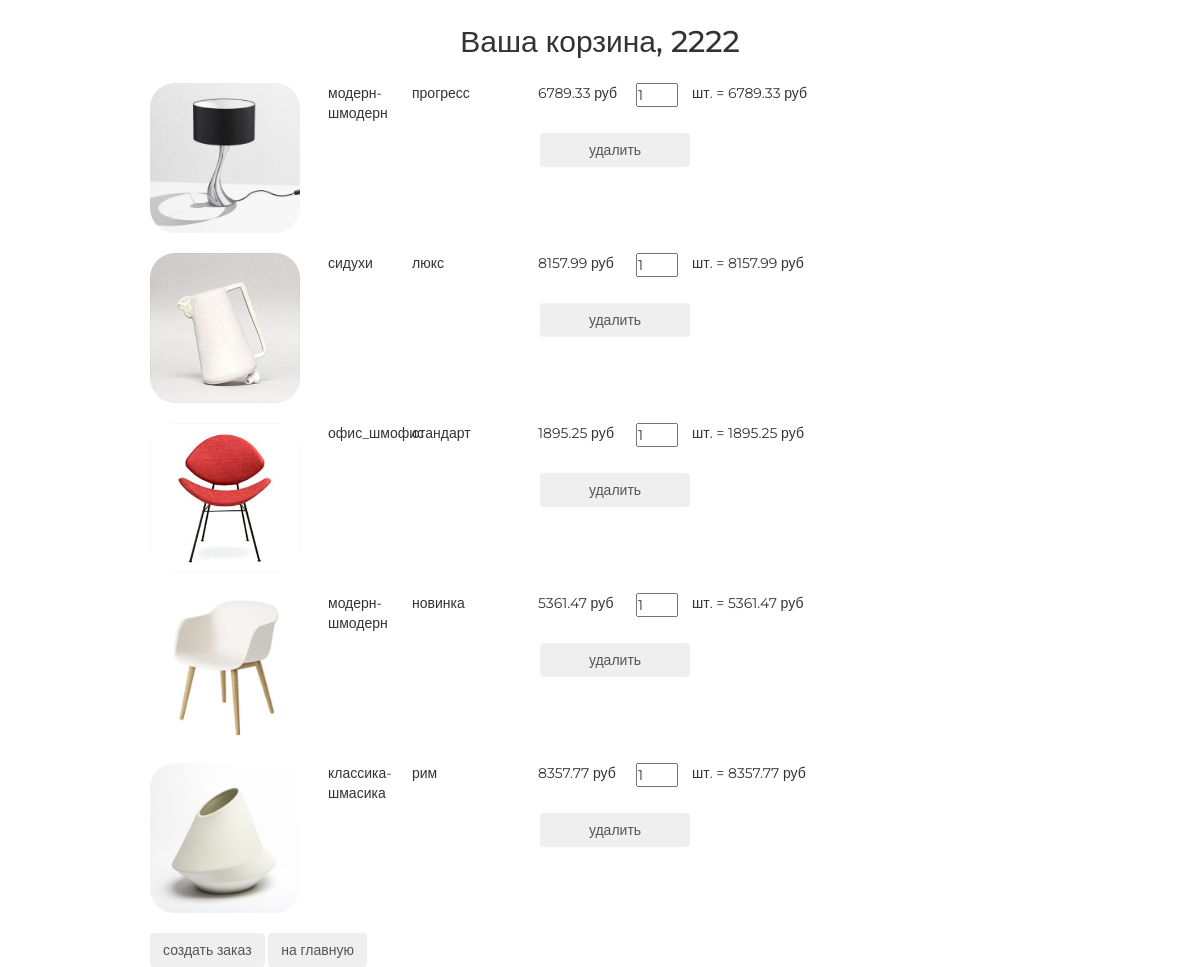
The page /basket/ (signed in) on the database its author committed.
### authapp/models.py (models this page shows, shortened)
class ShopUser(AbstractUser):
    avatar = models.ImageField(upload_to='users_avatars', blank=True)
    age = models.PositiveIntegerField(verbose_name='возраст', default=18)
    activation_key = models.CharField(max_length=128, blank=True)
    activation_key_expires = models.DateTimeField(default=(now() + timedelta(hours=48)))

### basketapp/models.py (models this page shows, shortened)
class Basket(models.Model):
    user = models.ForeignKey(settings.AUTH_USER_MODEL, on_delete=models.CASCADE, related_name="basket")
    product = models.ForeignKey(Product, verbose_name='продукт', on_delete=models.CASCADE)
    quantity = models.PositiveIntegerField(verbose_name='количество', default=0)
    add_datetime = models.DateTimeField(verbose_name='время добавления', auto_now_add=True)
    def product_cost(self):
        return self.product.price * self.quantity

### mainapp/models.py (models this page shows, shortened)
class Product(models.Model):
    category = models.ForeignKey(ProductCategory, on_delete=models.CASCADE)
    name = models.CharField(verbose_name='имя продукта', max_length=128)
    image = models.ImageField(upload_to='products_images', blank=True)
    short_desc = models.CharField(verbose_name='краткое описание продукта', max_length=60, blank=True)
    description = models.TextField(verbose_name='описание продукта', blank=True)
    price = models.DecimalField(verbose_name='цена продукта', max_digits=8, decimal_places=2, default=0)
    quantity = models.PositiveIntegerField(verbose_name='количество на складе', default=0)
    is_active = models.BooleanField(verbose_name='активна', default=True)

class ProductCategory(models.Model):
    name = models.CharField(verbose_name='название категории', max_length=64, unique=True)
    description = models.TextField(verbose_name='описание категории', blank=True)
    is_active = models.BooleanField(verbose_name='активна', default=True)

### basketapp/views.py (the view)
# urls.py: path('', basketapp.basket, name='view'),
@login_required
def basket(request):
    title = 'корзина'
    content = {
        'title': title,
    }
    return render(request, 'basketapp/basket.html', content)

### mainapp/context_processors.py (called while the page is built)
def basket(request):
    print(f'context processor basket works')
    basket = []
    if request.user.is_authenticated:
        basket = Basket.objects.filter(user=request.user)
    return {'basket': basket, }

### basketapp/templates/basketapp/basket.html
{% extends 'basketapp/base.html' %}
{% load staticfiles %}
{% block content %}
    <div class="basket_list">
        {% include 'basketapp/includes/inc_basket_list.html' %}
    </div>
    <button class="btn btn-round">
        <a href="{% url 'ordersapp:order_create' %}">
            создать заказ
        </a>
    </button>
    <button class="btn btn-round">
        <a href="{% url 'main' %}">
            на главную</a>
    </button>
{% endblock %}

### basketapp/templates/basketapp/base.html (shortened to what this page needs)
<!DOCTYPE html>
{% load staticfiles %}
<html>
<head>
{% block css %}
    <link rel="stylesheet" href="{% static 'css/bootstrap.min.css' %}">
    <link rel="stylesheet" href="{% static 'css/style.css' %}">
    <link rel="stylesheet" href="{% static 'fonts/font-awesome/css/font-awesome.css' %}">
{% endblock %}
</head>
<body>
    <div class="basket_container">
        <div class="h2 text-center head">
            Ваша корзина,
            {% if user.first_name %}
                {{ user.first_name|title }}
            {% else %}
                Пользователь
            {% endif %}
        </div>
        {% block content %}
        {% endblock %}
    </div>
</body>
</html>

### basketapp/templates/basketapp/includes/inc_basket_list.html (shortened to what this page needs)
{% load my_template %}
{% for item in basket %}
    <div class="basket_record">
        <img src="/media/{{ item.product.image }}"
             alt="{{ item.product.short_desc }}">
        <span class="category_name">{{ item.product.category.name }}</span>
        <span class="product_name">{{ item.product.name }}</span>
        <span class="product_price">{{ item.product.price }}&nbspруб</span>
        <input type="number" name="{{ item.pk }}" min="0" value="{{ item.quantity }}">
        <span class="product_cost">шт. = {{ item.product_cost }}&nbspруб</span>
        <button class="btn btn-round">
            <a href="{% url 'basket:remove' item.pk %}" class="">
                удалить
            </a>
        </button>
    </div>
{% endfor %}

### static/css/style.css (style rules this page uses)
* { margin: 0; padding: 0; }
body { font-family: 'Montserrat', sans-serif; }
html, body { height: 100%; }
.basket_container { margin: 25px auto; width: 900px; }
.basket_list input[type="number"] { width: 3em; position: relative; display: block; float: left; }
.basket_list span.category_name { margin-left: 2em; width: 5em; position: relative; display: block; float: left; }
.basket_list span.product_name { margin-left: 1em; width: 8em; position: relative; display: block; float: left; }
.basket_list span.product_price { margin-left: 1em; width: 7em; position: relative; display: block; float: left; }
.basket_list span.product_cost { margin-left: 1em; width: 10em; position: relative; display: block; float: left; }
.basket_list .basket_record { position: relative; display: block; height: 170px; float: none; }
.basket_container .head { margin: 25px auto; }
.basket_list .basket_record button { margin-top: 50px; margin-left: 390px; width: 150px; position: absolute; display: block; float: left; }
.basket_list button { margin-left: 45px; width: 150px; display: block; float: left; }
.basket_container button a { text-decoration: none; color: #555; }
.basket_container img { display: block; float: left; width: 150px; border-radius: 25px; }

### rows shown on the page
ShopUser: first_name "2222"
Basket: product.image (picture), product.category.name "модерн-шмодерн", product.name "прогресс", product.price "6789.33", quantity "1", product_cost "6789.33"
Basket: product.image (picture), product.category.name "сидухи", product.name "люкс", product.price "8157.99", quantity "1", product_cost "8157.99"
Basket: product.image (picture), product.category.name "офис_шмофис", product.name "стандарт", product.price "1895.25", quantity "1", product_cost "1895.25"
Basket: product.image (picture), product.category.name "модерн-шмодерн", product.name "новинка", product.price "5361.47", quantity "1", product_cost "5361.47"
Basket: product.image (picture), product.category.name "классика-шмасика", product.name "рим", product.price "8357.77", quantity "1", product_cost "8357.77"
